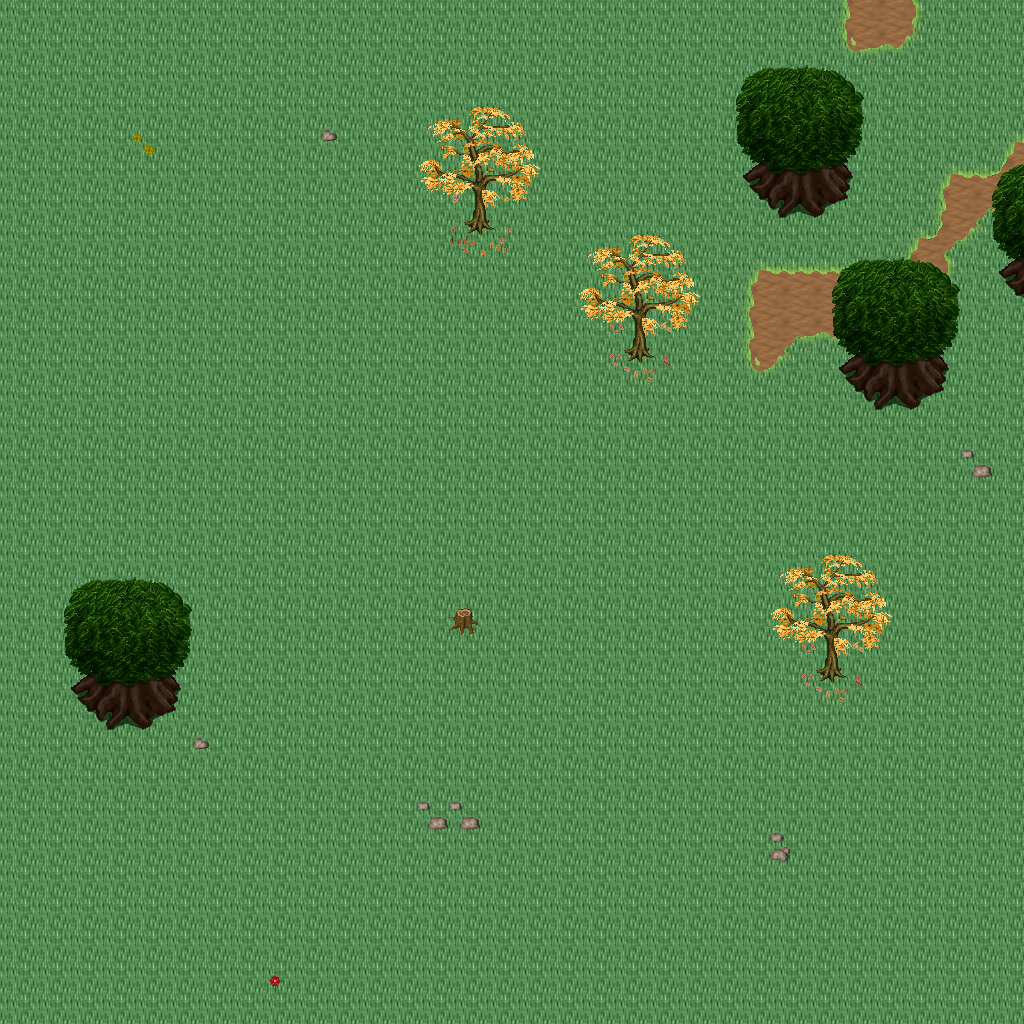

Tiled map render using the project's own tile images. Description and the map definition, with tile-layer contents summarised, below:
An orthogonal 32x32 tile map with 32x32 px tiles, 5 tile layers (Ground, Objects, Objects2, Above, ...), 1 hidden layer not drawn, 25 tilesets.

<map version="1.10" tiledversion="1.11.0" orientation="orthogonal" renderorder="right-down" width="32" height="32" tilewidth="32" tileheight="32" infinite="0" nextlayerid="11" nextobjectid="1">
 <tileset firstgid="1" name="logic_collision" tilewidth="32" tileheight="32" tilecount="1" columns="1">
  <image source="../drawable/logic_collision.png" width="32" height="32" />
 </tileset>
 <tileset firstgid="2" name="ground_ridge_earth_pale" tilewidth="32" tileheight="32" tilecount="96" columns="12">
  <image source="../drawable/ground_ridge_earth_pale.png" width="384" height="256" />
 </tileset>
 <tileset firstgid="98" name="ground_ridge_earth_dark" tilewidth="32" tileheight="32" tilecount="96" columns="12">
  <image source="../drawable/ground_ridge_earth_dark.png" width="384" height="256" />
 </tileset>
 <tileset firstgid="194" name="ground_ground" tilewidth="32" tileheight="32" tilecount="33" columns="3">
  <image source="../drawable/ground_ground.png" width="96" height="352" />
 </tileset>
 <tileset firstgid="227" name="plant_stump_small_stump" tilewidth="32" tileheight="32" tilecount="4" columns="2">
  <image source="../drawable/plant_stump_small_stump.png" width="64" height="64" />
 </tileset>
 <tileset firstgid="231" name="plant_tree_fall_trees" tilewidth="32" tileheight="32" tilecount="40" columns="8">
  <image source="../drawable/plant_tree_fall_trees.png" width="256" height="160" />
 </tileset>
 <tileset firstgid="271" name="plant_tree_pine_tree" tilewidth="32" tileheight="32" tilecount="20" columns="4">
  <image source="../drawable/plant_tree_pine_tree.png" width="128" height="160" />
 </tileset>
 <tileset firstgid="291" name="plant_tree_tree_darkgreen" tilewidth="32" tileheight="32" tilecount="88" columns="8">
  <image source="../drawable/plant_tree_tree_darkgreen.png" width="256" height="352" />
 </tileset>
 <tileset firstgid="379" name="plant_leaves" tilewidth="32" tileheight="32" tilecount="8" columns="4">
  <image source="../drawable/plant_leaves.png" width="128" height="64" />
 </tileset>
 <tileset firstgid="387" name="plant_flower_daisy_blue" tilewidth="32" tileheight="32" tilecount="8" columns="2">
  <image source="../drawable/plant_flower_daisy_blue.png" width="64" height="128" />
 </tileset>
 <tileset firstgid="395" name="plant_flower_daisy_red" tilewidth="32" tileheight="32" tilecount="8" columns="2">
  <image source="../drawable/plant_flower_daisy_red.png" width="64" height="128" />
 </tileset>
 <tileset firstgid="403" name="plant_flower_daisy_white" tilewidth="32" tileheight="32" tilecount="8" columns="2">
  <image source="../drawable/plant_flower_daisy_white.png" width="64" height="128" />
 </tileset>
 <tileset firstgid="411" name="plant_flower_daisy_yellow" tilewidth="32" tileheight="32" tilecount="8" columns="2">
  <image source="../drawable/plant_flower_daisy_yellow.png" width="64" height="128" />
 </tileset>
 <tileset firstgid="419" name="ground_grass_corners" tilewidth="32" tileheight="32" tilecount="24" columns="6">
  <image source="../drawable/ground_grass_corners.png" width="192" height="128" />
 </tileset>
 <tileset firstgid="443" name="ground_grass_edges" tilewidth="32" tileheight="32" tilecount="36" columns="12">
  <image source="../drawable/ground_grass_edges.png" width="384" height="96" />
 </tileset>
 <tileset firstgid="479" name="ground_rock_pebbles" tilewidth="32" tileheight="32" tilecount="3" columns="1">
  <image source="../drawable/ground_rock_pebbles.png" width="32" height="96" />
 </tileset>
 <tileset firstgid="482" name="logic_portal" tilewidth="32" tileheight="32" tilecount="24" columns="8">
  <image source="../drawable/logic_portal.png" width="256" height="96" />
 </tileset>
 <tileset firstgid="506" name="logic_creature_ent" tilewidth="32" tileheight="32" tilecount="4" columns="4">
  <image source="../drawable/logic_creature_ent.png" width="128" height="32" />
 </tileset>
 <tileset firstgid="510" name="logic_creature_animal" tilewidth="32" tileheight="32" tilecount="32" columns="8">
  <image source="../drawable/logic_creature_animal.png" width="256" height="128" />
 </tileset>
 <tileset firstgid="542" name="logic_creature_human_evil" tilewidth="32" tileheight="32" tilecount="16" columns="8">
  <image source="../drawable/logic_creature_human_evil.png" width="256" height="64" />
 </tileset>
 <tileset firstgid="558" name="terrain_grassland" tilewidth="32" tileheight="32" tilecount="88" columns="8">
  <image source="../drawable/terrain_grassland.png" width="256" height="352" />
 </tileset>
 <tileset firstgid="646" name="terrain_cave_opening" tilewidth="32" tileheight="32" tilecount="12" columns="3">
  <image source="../drawable/terrain_cave_opening.png" width="96" height="128" />
 </tileset>
 <tileset firstgid="658" name="ground_ladder_vertical_dark" tilewidth="32" tileheight="32" tilecount="3" columns="3">
  <image source="../drawable/ground_ladder_vertical_dark.png" width="96" height="32" />
 </tileset>
 <tileset firstgid="661" name="plant_flower_flowers_mixed" tilewidth="32" tileheight="32" tilecount="16" columns="4">
  <image source="../drawable/plant_flower_flowers_mixed.png" width="128" height="128" />
 </tileset>
 <tileset firstgid="677" name="logic_creature_reptile" tilewidth="32" tileheight="32" tilecount="7" columns="7">
  <image source="../drawable/logic_creature_reptile.png" width="224" height="32" />
 </tileset>
 <layer id="1" name="Ground" width="32" height="32">
  <data>[1024 cells, 1024 non-empty, 2 distinct tile ids]</data>
 </layer>
 <layer id="2" name="Objects" width="32" height="32">
  <data>[1024 cells, 69 non-empty, 23 distinct tile ids]</data>
 </layer>
 <layer id="3" name="Objects2" width="32" height="32">
  <data>[1024 cells, 19 non-empty, 12 distinct tile ids]</data>
 </layer>
 <layer id="4" name="Above" width="32" height="32">
  <data>[1024 cells, 87 non-empty, 28 distinct tile ids]</data>
 </layer>
 <layer id="5" name="Above2" width="32" height="32">
  <data>[1024 cells, 0 non-empty, 0 distinct tile ids]</data>
 </layer>
 <layer id="6" name="Walkable" width="32" height="32" visible="0">
  <data>[1024 cells, 26 non-empty, 1 distinct tile ids]</data>
 </layer>
 <objectgroup id="7" name="Mapevents" />
 <objectgroup id="8" name="Spawn" />
 <objectgroup id="9" name="Keys" />
 <objectgroup id="10" name="Replace" />
</map>
